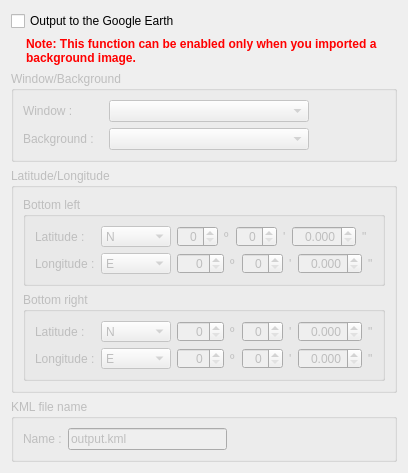
<?xml version="1.0" encoding="UTF-8"?>
<ui version="4.0">
 <class>ContinuousSnapshotGoogleEarthSettingPage</class>
 <widget class="QWizardPage" name="ContinuousSnapshotGoogleEarthSettingPage">
  <property name="geometry">
   <rect>
    <x>0</x>
    <y>0</y>
    <width>396</width>
    <height>433</height>
   </rect>
  </property>
  <property name="windowTitle">
   <string>WizardPage</string>
  </property>
  <property name="title">
   <string>Output to the Google Earth</string>
  </property>
  <property name="subTitle">
   <string>Please specify the window and the background image in it. Then, set the latitude and the longitude of the bottom left corner and bottom right corner of the image. </string>
  </property>
  <layout class="QVBoxLayout" name="verticalLayout_5">
   <item>
    <widget class="QCheckBox" name="googleEarthCheckBox">
     <property name="text">
      <string>Output to the Google Earth</string>
     </property>
    </widget>
   </item>
   <item>
    <layout class="QHBoxLayout" name="horizontalLayout_8">
     <item>
      <spacer name="horizontalSpacer_8">
       <property name="orientation">
        <enum>Qt::Horizontal</enum>
       </property>
       <property name="sizeType">
        <enum>QSizePolicy::Fixed</enum>
       </property>
       <property name="sizeHint" stdset="0">
        <size>
         <width>15</width>
         <height>20</height>
        </size>
       </property>
      </spacer>
     </item>
     <item>
      <widget class="QLabel" name="label">
       <property name="font">
        <font>
         <weight>75</weight>
         <bold>true</bold>
        </font>
       </property>
       <property name="styleSheet">
        <string notr="true">color: rgb(255, 0, 0);</string>
       </property>
       <property name="text">
        <string>Note: This function can be enabled only when you imported a background image.</string>
       </property>
       <property name="wordWrap">
        <bool>true</bool>
       </property>
      </widget>
     </item>
    </layout>
   </item>
   <item>
    <widget class="QGroupBox" name="windowBackgroundGroupBox">
     <property name="enabled">
      <bool>false</bool>
     </property>
     <property name="title">
      <string>Window/Background</string>
     </property>
     <layout class="QVBoxLayout" name="verticalLayout">
      <item>
       <layout class="QHBoxLayout" name="horizontalLayout">
        <item>
         <widget class="QLabel" name="windowLabel">
          <property name="minimumSize">
           <size>
            <width>80</width>
            <height>0</height>
           </size>
          </property>
          <property name="maximumSize">
           <size>
            <width>100</width>
            <height>16777215</height>
           </size>
          </property>
          <property name="text">
           <string>Window :</string>
          </property>
         </widget>
        </item>
        <item>
         <widget class="QComboBox" name="windowComboBox">
          <property name="minimumSize">
           <size>
            <width>200</width>
            <height>0</height>
           </size>
          </property>
          <property name="maximumSize">
           <size>
            <width>200</width>
            <height>16777215</height>
           </size>
          </property>
         </widget>
        </item>
        <item>
         <spacer name="horizontalSpacer_6">
          <property name="orientation">
           <enum>Qt::Horizontal</enum>
          </property>
          <property name="sizeHint" stdset="0">
           <size>
            <width>40</width>
            <height>20</height>
           </size>
          </property>
         </spacer>
        </item>
       </layout>
      </item>
      <item>
       <layout class="QHBoxLayout" name="horizontalLayout_2">
        <item>
         <widget class="QLabel" name="backgroundLabel">
          <property name="minimumSize">
           <size>
            <width>80</width>
            <height>0</height>
           </size>
          </property>
          <property name="maximumSize">
           <size>
            <width>100</width>
            <height>16777215</height>
           </size>
          </property>
          <property name="text">
           <string>Background :</string>
          </property>
         </widget>
        </item>
        <item>
         <widget class="QComboBox" name="backgroundComboBox">
          <property name="minimumSize">
           <size>
            <width>200</width>
            <height>0</height>
           </size>
          </property>
          <property name="maximumSize">
           <size>
            <width>200</width>
            <height>16777215</height>
           </size>
          </property>
         </widget>
        </item>
        <item>
         <spacer name="horizontalSpacer_7">
          <property name="orientation">
           <enum>Qt::Horizontal</enum>
          </property>
          <property name="sizeHint" stdset="0">
           <size>
            <width>40</width>
            <height>20</height>
           </size>
          </property>
         </spacer>
        </item>
       </layout>
      </item>
     </layout>
    </widget>
   </item>
   <item>
    <widget class="QGroupBox" name="latitudeLongitudeGroupBox">
     <property name="enabled">
      <bool>false</bool>
     </property>
     <property name="title">
      <string>Latitude/Longitude</string>
     </property>
     <layout class="QVBoxLayout" name="verticalLayout_4">
      <item>
       <widget class="QGroupBox" name="bottomLeftGroupBox">
        <property name="title">
         <string>Bottom left</string>
        </property>
        <layout class="QVBoxLayout" name="verticalLayout_2">
         <item>
          <layout class="QHBoxLayout" name="horizontalLayout_3">
           <item>
            <widget class="QLabel" name="leftLatitudeLabel">
             <property name="minimumSize">
              <size>
               <width>60</width>
               <height>0</height>
              </size>
             </property>
             <property name="text">
              <string>Latitude :</string>
             </property>
            </widget>
           </item>
           <item>
            <widget class="QComboBox" name="leftLatitudeComboBox">
             <property name="minimumSize">
              <size>
               <width>70</width>
               <height>0</height>
              </size>
             </property>
             <item>
              <property name="text">
               <string>N</string>
              </property>
             </item>
             <item>
              <property name="text">
               <string>S</string>
              </property>
             </item>
            </widget>
           </item>
           <item>
            <widget class="QSpinBox" name="leftLatitudeDegreeSpinBox">
             <property name="alignment">
              <set>Qt::AlignRight|Qt::AlignTrailing|Qt::AlignVCenter</set>
             </property>
             <property name="maximum">
              <number>89</number>
             </property>
            </widget>
           </item>
           <item>
            <widget class="QLabel" name="leftLatitudeDegreeLabel">
             <property name="text">
              <string>º</string>
             </property>
            </widget>
           </item>
           <item>
            <widget class="QSpinBox" name="leftLatitudeMinuteSpinBox">
             <property name="alignment">
              <set>Qt::AlignRight|Qt::AlignTrailing|Qt::AlignVCenter</set>
             </property>
             <property name="maximum">
              <number>59</number>
             </property>
            </widget>
           </item>
           <item>
            <widget class="QLabel" name="leftLatitudeMinuteLabel">
             <property name="text">
              <string>'</string>
             </property>
            </widget>
           </item>
           <item>
            <widget class="QDoubleSpinBox" name="leftLatitudeSecondSpinBox">
             <property name="alignment">
              <set>Qt::AlignRight|Qt::AlignTrailing|Qt::AlignVCenter</set>
             </property>
             <property name="decimals">
              <number>3</number>
             </property>
             <property name="maximum">
              <double>60.000000000000000</double>
             </property>
            </widget>
           </item>
           <item>
            <widget class="QLabel" name="leftLatitudeSecondLabel">
             <property name="text">
              <string>&quot;</string>
             </property>
            </widget>
           </item>
           <item>
            <spacer name="horizontalSpacer">
             <property name="orientation">
              <enum>Qt::Horizontal</enum>
             </property>
             <property name="sizeHint" stdset="0">
              <size>
               <width>40</width>
               <height>20</height>
              </size>
             </property>
            </spacer>
           </item>
          </layout>
         </item>
         <item>
          <layout class="QHBoxLayout" name="horizontalLayout_4">
           <item>
            <widget class="QLabel" name="leftLongitudeLabel">
             <property name="minimumSize">
              <size>
               <width>60</width>
               <height>0</height>
              </size>
             </property>
             <property name="text">
              <string>Longitude :</string>
             </property>
            </widget>
           </item>
           <item>
            <widget class="QComboBox" name="leftLongitudeComboBox">
             <property name="minimumSize">
              <size>
               <width>70</width>
               <height>0</height>
              </size>
             </property>
             <item>
              <property name="text">
               <string>E</string>
              </property>
             </item>
             <item>
              <property name="text">
               <string>W</string>
              </property>
             </item>
            </widget>
           </item>
           <item>
            <widget class="QSpinBox" name="leftLongitudeDegreeSpinBox">
             <property name="alignment">
              <set>Qt::AlignRight|Qt::AlignTrailing|Qt::AlignVCenter</set>
             </property>
             <property name="maximum">
              <number>179</number>
             </property>
            </widget>
           </item>
           <item>
            <widget class="QLabel" name="leftLongitudeDegreeLabel">
             <property name="text">
              <string>º</string>
             </property>
            </widget>
           </item>
           <item>
            <widget class="QSpinBox" name="leftLongitudeMinuteSpinBox">
             <property name="alignment">
              <set>Qt::AlignRight|Qt::AlignTrailing|Qt::AlignVCenter</set>
             </property>
             <property name="maximum">
              <number>59</number>
             </property>
            </widget>
           </item>
           <item>
            <widget class="QLabel" name="leftLongitudeMinuteLabel">
             <property name="text">
              <string>'</string>
             </property>
            </widget>
           </item>
           <item>
            <widget class="QDoubleSpinBox" name="leftLongitudeSecondSpinBox">
             <property name="alignment">
              <set>Qt::AlignRight|Qt::AlignTrailing|Qt::AlignVCenter</set>
             </property>
             <property name="decimals">
              <number>3</number>
             </property>
             <property name="maximum">
              <double>60.000000000000000</double>
             </property>
            </widget>
           </item>
           <item>
            <widget class="QLabel" name="leftLongitudeSecondLabel">
             <property name="text">
              <string>&quot;</string>
             </property>
            </widget>
           </item>
           <item>
            <spacer name="horizontalSpacer_2">
             <property name="orientation">
              <enum>Qt::Horizontal</enum>
             </property>
             <property name="sizeHint" stdset="0">
              <size>
               <width>40</width>
               <height>20</height>
              </size>
             </property>
            </spacer>
           </item>
          </layout>
         </item>
        </layout>
       </widget>
      </item>
      <item>
       <widget class="QGroupBox" name="bottomRightGroupBox">
        <property name="title">
         <string>Bottom right</string>
        </property>
        <layout class="QVBoxLayout" name="verticalLayout_3">
         <item>
          <layout class="QHBoxLayout" name="horizontalLayout_5">
           <item>
            <widget class="QLabel" name="rightLatitudeLabel">
             <property name="minimumSize">
              <size>
               <width>60</width>
               <height>0</height>
              </size>
             </property>
             <property name="text">
              <string>Latitude :</string>
             </property>
            </widget>
           </item>
           <item>
            <widget class="QComboBox" name="rightLatitudeComboBox">
             <property name="minimumSize">
              <size>
               <width>70</width>
               <height>0</height>
              </size>
             </property>
             <item>
              <property name="text">
               <string>N</string>
              </property>
             </item>
             <item>
              <property name="text">
               <string>S</string>
              </property>
             </item>
            </widget>
           </item>
           <item>
            <widget class="QSpinBox" name="rightLatitudeDegreeSpinBox">
             <property name="alignment">
              <set>Qt::AlignRight|Qt::AlignTrailing|Qt::AlignVCenter</set>
             </property>
             <property name="maximum">
              <number>179</number>
             </property>
            </widget>
           </item>
           <item>
            <widget class="QLabel" name="rightLatitudeDegreeLabel">
             <property name="text">
              <string>º</string>
             </property>
            </widget>
           </item>
           <item>
            <widget class="QSpinBox" name="rightLatitudeMinuteSpinBox">
             <property name="alignment">
              <set>Qt::AlignRight|Qt::AlignTrailing|Qt::AlignVCenter</set>
             </property>
             <property name="maximum">
              <number>59</number>
             </property>
            </widget>
           </item>
           <item>
            <widget class="QLabel" name="rightLatitudeMinuteLabel">
             <property name="text">
              <string>'</string>
             </property>
            </widget>
           </item>
           <item>
            <widget class="QDoubleSpinBox" name="rightLatitudeSecondSpinBox">
             <property name="alignment">
              <set>Qt::AlignRight|Qt::AlignTrailing|Qt::AlignVCenter</set>
             </property>
             <property name="decimals">
              <number>3</number>
             </property>
             <property name="maximum">
              <double>60.000000000000000</double>
             </property>
            </widget>
           </item>
           <item>
            <widget class="QLabel" name="rightLatitudeSecondLabel">
             <property name="text">
              <string>&quot;</string>
             </property>
            </widget>
           </item>
           <item>
            <spacer name="horizontalSpacer_3">
             <property name="orientation">
              <enum>Qt::Horizontal</enum>
             </property>
             <property name="sizeHint" stdset="0">
              <size>
               <width>40</width>
               <height>20</height>
              </size>
             </property>
            </spacer>
           </item>
          </layout>
         </item>
         <item>
          <layout class="QHBoxLayout" name="horizontalLayout_6">
           <item>
            <widget class="QLabel" name="rightLongitudeLabel">
             <property name="minimumSize">
              <size>
               <width>60</width>
               <height>0</height>
              </size>
             </property>
             <property name="text">
              <string>Longitude :</string>
             </property>
            </widget>
           </item>
           <item>
            <widget class="QComboBox" name="rightLongitudeComboBox">
             <property name="minimumSize">
              <size>
               <width>70</width>
               <height>0</height>
              </size>
             </property>
             <item>
              <property name="text">
               <string>E</string>
              </property>
             </item>
             <item>
              <property name="text">
               <string>W</string>
              </property>
             </item>
            </widget>
           </item>
           <item>
            <widget class="QSpinBox" name="rightLongitudeDegreeSpinBox">
             <property name="alignment">
              <set>Qt::AlignRight|Qt::AlignTrailing|Qt::AlignVCenter</set>
             </property>
             <property name="maximum">
              <number>179</number>
             </property>
            </widget>
           </item>
           <item>
            <widget class="QLabel" name="rightLongitudeDegreeLabel">
             <property name="text">
              <string>º</string>
             </property>
            </widget>
           </item>
           <item>
            <widget class="QSpinBox" name="rightLongitudeMinuteSpinBox">
             <property name="alignment">
              <set>Qt::AlignRight|Qt::AlignTrailing|Qt::AlignVCenter</set>
             </property>
             <property name="maximum">
              <number>59</number>
             </property>
            </widget>
           </item>
           <item>
            <widget class="QLabel" name="rightLongitudeMinuteLabel">
             <property name="text">
              <string>'</string>
             </property>
            </widget>
           </item>
           <item>
            <widget class="QDoubleSpinBox" name="rightLongitudeSecondSpinBox">
             <property name="alignment">
              <set>Qt::AlignRight|Qt::AlignTrailing|Qt::AlignVCenter</set>
             </property>
             <property name="decimals">
              <number>3</number>
             </property>
             <property name="maximum">
              <double>60.000000000000000</double>
             </property>
            </widget>
           </item>
           <item>
            <widget class="QLabel" name="rightLongitudeSecondLabel">
             <property name="text">
              <string>&quot;</string>
             </property>
            </widget>
           </item>
           <item>
            <spacer name="horizontalSpacer_4">
             <property name="orientation">
              <enum>Qt::Horizontal</enum>
             </property>
             <property name="sizeHint" stdset="0">
              <size>
               <width>40</width>
               <height>20</height>
              </size>
             </property>
            </spacer>
           </item>
          </layout>
         </item>
        </layout>
       </widget>
      </item>
     </layout>
    </widget>
   </item>
   <item>
    <widget class="QGroupBox" name="kmlGroupBox">
     <property name="enabled">
      <bool>false</bool>
     </property>
     <property name="title">
      <string>KML file name</string>
     </property>
     <layout class="QHBoxLayout" name="horizontalLayout_7">
      <item>
       <widget class="QLabel" name="kmlLabel">
        <property name="text">
         <string>Name :</string>
        </property>
       </widget>
      </item>
      <item>
       <widget class="QLineEdit" name="kmlEdit">
        <property name="minimumSize">
         <size>
          <width>150</width>
          <height>0</height>
         </size>
        </property>
        <property name="text">
         <string>output.kml</string>
        </property>
       </widget>
      </item>
      <item>
       <spacer name="horizontalSpacer_5">
        <property name="orientation">
         <enum>Qt::Horizontal</enum>
        </property>
        <property name="sizeHint" stdset="0">
         <size>
          <width>153</width>
          <height>20</height>
         </size>
        </property>
       </spacer>
      </item>
     </layout>
    </widget>
   </item>
   <item>
    <spacer name="verticalSpacer">
     <property name="orientation">
      <enum>Qt::Vertical</enum>
     </property>
     <property name="sizeHint" stdset="0">
      <size>
       <width>20</width>
       <height>1</height>
      </size>
     </property>
    </spacer>
   </item>
  </layout>
 </widget>
 <resources/>
 <connections>
  <connection>
   <sender>googleEarthCheckBox</sender>
   <signal>toggled(bool)</signal>
   <receiver>windowBackgroundGroupBox</receiver>
   <slot>setEnabled(bool)</slot>
   <hints>
    <hint type="sourcelabel">
     <x>140</x>
     <y>13</y>
    </hint>
    <hint type="destinationlabel">
     <x>143</x>
     <y>42</y>
    </hint>
   </hints>
  </connection>
  <connection>
   <sender>googleEarthCheckBox</sender>
   <signal>toggled(bool)</signal>
   <receiver>latitudeLongitudeGroupBox</receiver>
   <slot>setEnabled(bool)</slot>
   <hints>
    <hint type="sourcelabel">
     <x>68</x>
     <y>19</y>
    </hint>
    <hint type="destinationlabel">
     <x>72</x>
     <y>128</y>
    </hint>
   </hints>
  </connection>
  <connection>
   <sender>googleEarthCheckBox</sender>
   <signal>toggled(bool)</signal>
   <receiver>kmlGroupBox</receiver>
   <slot>setEnabled(bool)</slot>
   <hints>
    <hint type="sourcelabel">
     <x>219</x>
     <y>19</y>
    </hint>
    <hint type="destinationlabel">
     <x>220</x>
     <y>343</y>
    </hint>
   </hints>
  </connection>
 </connections>
</ui>
